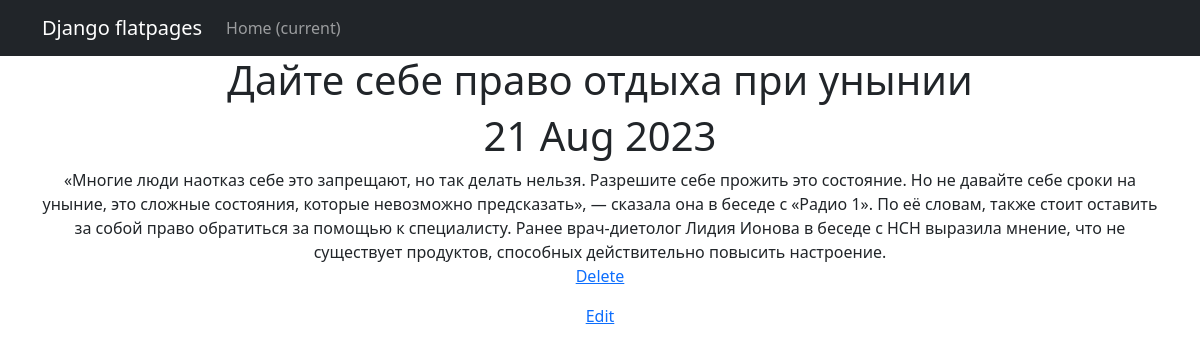
/news/search/5/, run on the app's committed database.
### newapp/models.py (models this page shows, shortened)
class Post(models.Model):
    author = models.ForeignKey(Author, on_delete=models.CASCADE, null=True)
    NEWS = 'NW'
    ARTICLE = 'AR'
    CATEGORY_CHOICES = (
        (NEWS, 'Новость'),
        (ARTICLE, 'Статья'),
    )
    categoryType = models.CharField(max_length=2, choices=CATEGORY_CHOICES, default=ARTICLE)
    dateCreation = models.DateTimeField(auto_now_add=True)
    create_post = models.DateTimeField(auto_now_add=True)
    postCategory = models.ManyToManyField(Category, through='PostCategory')
    title = models.CharField(max_length=128)
    text = models.TextField()
    rating = models.SmallIntegerField(default=0)

### newapp/views.py (the view)
# urls.py: path('<int:pk>/', PostDetail.as_view(), name='post_detail'),
class PostDetail(DetailView):
    model = Post
    template_name = 'newapp/post_detail.html'
    context_object_name = 'Post'

### newapp/templatetags/custom_filters.py (called while the page is built)
@register.filter()
def censor(sentence):
    text = sentence.split()
    for i, word in enumerate(text):
        print(word)
        if word in bad_words:
            text[i] = word[0] + '***'
    return ' '.join(text)

### templates/newapp/post_detail.html (shortened to what this page needs)
{% extends 'flatpages/default.html' %}
{% load custom_filters %}
{% block content %}
<h1>{{ Post.title|censor}}</h1>
<h1>{{ Post.dateCreation|date:'d M Y' }}</h1>
<h>{{ Post.text|censor }}</h>
    <p><a href="{% url 'post_delete' object.id %}">Delete</a></p>
    <p><a href="{% url 'post_edit' object.id %}">Edit</a></p>
{% endblock content %}

### data on the page
Post: title|censor "Дайте себе право отдыха при унынии", dateCreation "21 Aug 2023", text|censor "«Многие люди наотказ себе это запрещают, но так делать нельзя. Разрешите себе прожить это состояние. Но не давайте себе сроки на уныние, это сложные состояния, которые невозможно предсказать», — сказала она в беседе с «Радио 1». По её словам, также стоит оставить за собой право обратиться за помощью к специалисту. Ранее врач-диетолог Лидия Ионова в беседе с НСН выразила мнение, что не существует продуктов, способных действительно повысить настроение."
